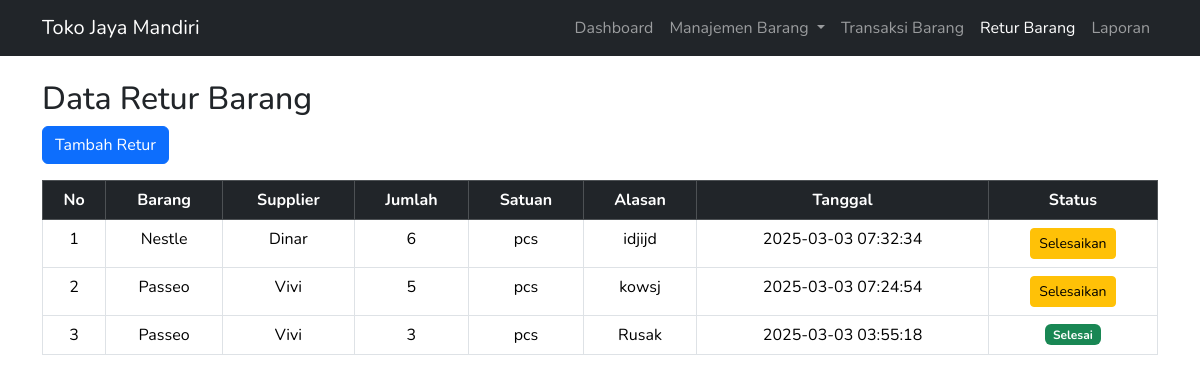
The app's page /crud/retur.php with its own data.
### tables this page shows
CREATE TABLE `retur_barang` (
  `id` int(11) NOT NULL,
  `barang_id` int(11) NOT NULL,
  `supplier_id` int(11) NOT NULL,
  `jumlah` int(11) NOT NULL,
  `alasan` text NOT NULL,
  `tanggal` timestamp NOT NULL DEFAULT current_timestamp(),
  `status` enum('Pending','Selesai') DEFAULT 'Pending'
);

CREATE TABLE `barang` (
  `id` int(11) NOT NULL,
  `nama_barang` varchar(255) NOT NULL,
  `stok` int(11) NOT NULL DEFAULT 0,
  `kategori_id` int(11) DEFAULT NULL,
  `supplier_id` int(11) DEFAULT NULL,
  `satuan` varchar(20) NOT NULL DEFAULT 'pcs'
);

CREATE TABLE `supplier` (
  `id` int(11) NOT NULL,
  `nama` varchar(255) NOT NULL,
  `kontak` varchar(100) NOT NULL,
  `alamat` text NOT NULL,
  `created_at` timestamp NOT NULL DEFAULT current_timestamp()
);

### crud/retur.php (the view, shortened to what this page needs)
<?php
include "../config/database.php";
include "../partials/navbar.php";
$query_retur = "SELECT r.id, b.nama_barang, b.satuan, s.nama AS nama_supplier, r.jumlah, r.alasan, r.tanggal, r.status
                FROM retur_barang r
                JOIN barang b ON r.barang_id = b.id
                JOIN supplier s ON r.supplier_id = s.id
                ORDER BY r.tanggal DESC";
$result_retur = mysqli_query($conn, $query_retur);
?>
<!DOCTYPE html>
<html lang="id">
<head>
    <link href="https://cdn.jsdelivr.net/npm/bootstrap@5.3.2/dist/css/bootstrap.min.css" rel="stylesheet">
</head>
<body>
<div class="container mt-4">
    <h2>Data Retur Barang</h2>
    <a href="tambah_retur.php" class="btn btn-primary mb-3">Tambah Retur</a>
    <div class="table-responsive">
        <table class="table table-bordered">
            <thead class="table-dark text-center">
                <tr>
                    <th>No</th>
                    <th>Barang</th>
                    <th>Supplier</th>
                    <th>Jumlah</th>
                    <th>Satuan</th>
                    <th>Alasan</th>
                    <th>Tanggal</th>
                    <th>Status</th>
                </tr>
            </thead>
            <tbody>
                <?php if (mysqli_num_rows($result_retur) > 0): ?>
                    <?php $no = 1; ?>
                    <?php while ($row = mysqli_fetch_assoc($result_retur)): ?>
                        <tr class="text-center">
                            <td><?= $no++; ?></td>
                            <td><?= $row['nama_barang']; ?></td>
                            <td><?= $row['nama_supplier']; ?></td>
                            <td><?= $row['jumlah']; ?></td>
                            <td><?= $row['satuan']; ?></td>
                            <td><?= $row['alasan']; ?></td>
                            <td><?= $row['tanggal']; ?></td>
                            <td>
                                <?php if ($row['status'] == 'Selesai'): ?>
                                    <span class="badge bg-success">Selesai</span>
                                <?php else: ?>
                                    <a href="?done_id=<?= $row['id']; ?>" class="btn btn-sm btn-warning">Selesaikan</a>
                                <?php endif; ?>
                            </td>
                        </tr>
                    <?php endwhile; ?>
                <?php else: ?>
                    <tr>
                        <td colspan="8" class="text-center">Tidak ada data retur</td>
                    </tr>
                <?php endif; ?>
            </tbody>
        </table>
    </div>
</div>
</body>
</html>

### partials/navbar.php (style rules this page uses)
body { font-family: 'Nunito', sans-serif !important; }
h2 { font-weight: 900; }

### records on screen
retur_barang: barang.nama_barang "Nestle", supplier.nama "Dinar", jumlah "6", barang.satuan "pcs", alasan "idjijd", tanggal "2025-03-03 07:32:34"
retur_barang: barang.nama_barang "Passeo", supplier.nama "Vivi", jumlah "5", barang.satuan "pcs", alasan "kowsj", tanggal "2025-03-03 07:24:54"
retur_barang: barang.nama_barang "Passeo", supplier.nama "Vivi", jumlah "3", barang.satuan "pcs", alasan "Rusak", tanggal "2025-03-03 03:55:18", status "Selesai"
